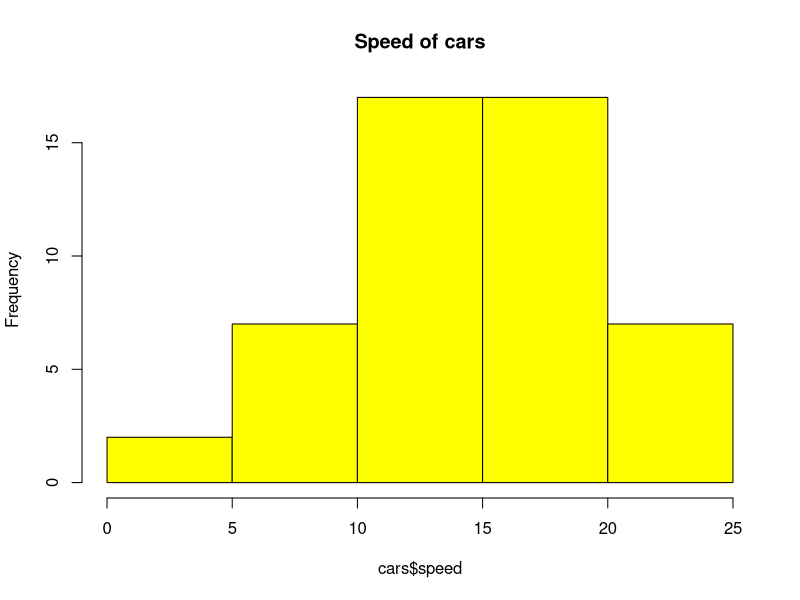

Generate this figure with R:
## ---- chunk 1
knitr::opts_chunk$set(echo = TRUE)
## ---- chunk 2
summary(cars)
## ---- chunk 3
hist(cars$speed, main = "Speed of cars", col = "Yellow")
